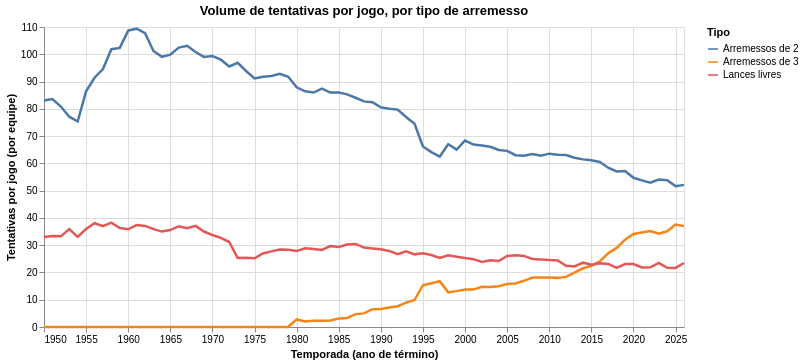

Notebook code cell kept with this figure:
### Markdown cell above
## 5. Q2 — Como o volume, a distribuição e o aproveitamento dos arremessos mudaram?

As tentativas de 2 pontos são as de quadra menos as de 3, e o volume é a tentativa dividida pelos jogos, por equipe. Os lances livres entram como terceiro tipo. Clique na legenda para destacar uma série.

### Code cell
nomes_tipos = {"tent_2pts_jogo": "Arremessos de 2", "tent_3pts_jogo": "Arremessos de 3", "tent_ll_jogo": "Lances livres"}
df_volume = df_liga.melt(id_vars="season", value_vars=list(nomes_tipos), var_name="tipo", value_name="tentativas")
df_volume["tipo"] = df_volume["tipo"].map(nomes_tipos)

selecao_legenda = alt.selection_point(fields=["tipo"], bind="legend")
alt.Chart(df_volume).mark_line(strokeWidth=2.5).encode(
    x=X_TEMPORADA,
    y=alt.Y("tentativas:Q", title="Tentativas por jogo (por equipe)"),
    color=alt.Color("tipo:N", title="Tipo"),
    opacity=alt.condition(selecao_legenda, alt.value(1), alt.value(0.15)),
    tooltip=[alt.Tooltip("season:Q", title="Temporada", format="d"), alt.Tooltip("tipo:N", title="Tipo"),
             alt.Tooltip("tentativas:Q", title="Tentativas", format=".1f")],
).add_params(selecao_legenda).properties(width=640, height=300, title="Volume de tentativas por jogo, por tipo de arremesso")

### Figure 1 — Vega-Lite specification as saved in the notebook (floating-point values rounded to 4 significant figures; data arrays with more than 128 entries replaced by an {"elided": "..."} marker saying what was removed)
{"config": {"view": {"continuousWidth": 300, "continuousHeight": 300}}, "data": {"name": "data-6570793467bf608e179102d5e1017564"}, "mark": {"type": "line", "strokeWidth": 2.5}, "encoding": {"color": {"field": "tipo", "title": "Tipo", "type": "nominal"}, "opacity": {"condition": {"param": "param_32ee72af5342072e", "value": 1}, "value": 0.15}, "tooltip": [{"field": "season", "format": "d", "title": "Temporada", "type": "quantitative"}, {"field": "tipo", "title": "Tipo", "type": "nominal"}, {"field": "tentativas", "format": ".1f", "title": "Tentativas", "type": "quantitative"}], "x": {"axis": {"format": "d"}, "field": "season", "scale": {"nice": false, "zero": false}, "title": "Temporada (ano de término)", "type": "quantitative"}, "y": {"field": "tentativas", "title": "Tentativas por jogo (por equipe)", "type": "quantitative"}}, "height": 300, "params": [{"name": "param_32ee72af5342072e", "select": {"type": "point", "fields": ["tipo"]}, "bind": "legend"}], "title": "Volume de tentativas por jogo, por tipo de arremesso", "width": 640, "$schema": "https://vega.github.io/schema/vega-lite/v6.4.1.json", "datasets": {"data-6570793467bf608e179102d5e1017564": {"elided": "231 records"}}}
